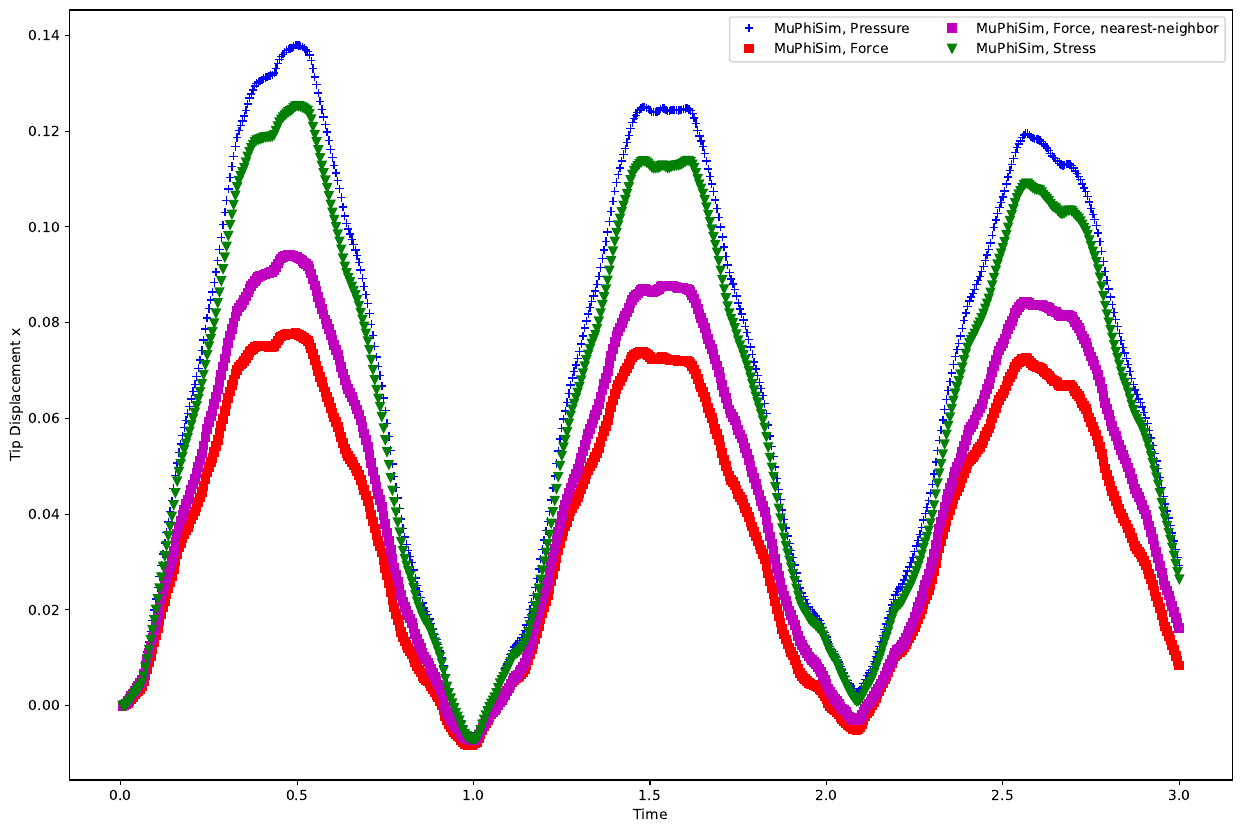

Python code for this plot:
import pandas as pd
import matplotlib.pyplot as plt

plt.close("all")

plt.figure(figsize=(15,10))

#a = pd.read_csv('solid-MuPhiSim-qs/precice-Solid-watchpoint-Flap-Tip.log',delim_whitespace=True)
#plt.plot(a['Time'].values, a['Displacement0'].values,'g.--',label='MuPhiSim-implicit')

a = pd.read_csv('solid-MuPhiSim/precice-Solid-watchpoint-Flap-Tip.log',delim_whitespace=True)
plt.plot(a['Time'].values, a['Displacement0'].values,'b+',label='MuPhiSim, Pressure')


a = pd.read_csv('../FSI/solid-MuPhiSim/precice-Solid-watchpoint-Flap-Tip.log',delim_whitespace=True)
plt.plot(a['Time'].values, a['Displacement0'].values,'rs',label='MuPhiSim, Force')

a = pd.read_csv('../FSI-nearest-neighbor/solid-MuPhiSim/precice-Solid-watchpoint-Flap-Tip.log',delim_whitespace=True)
plt.plot(a['Time'].values, a['Displacement0'].values,'ms',label='MuPhiSim, Force, nearest-neighbor')

a = pd.read_csv('../FSI-stress/solid-MuPhiSim/precice-Solid-watchpoint-Flap-Tip.log',delim_whitespace=True)
plt.plot(a['Time'].values, a['Displacement0'].values,'gv',label='MuPhiSim, Stress')


plt.legend(ncol=2, )
plt.xlabel("Time")
plt.ylabel("Tip Displacement x")
plt.savefig("comparison.pdf", bbox_inches='tight')

plt.show()

